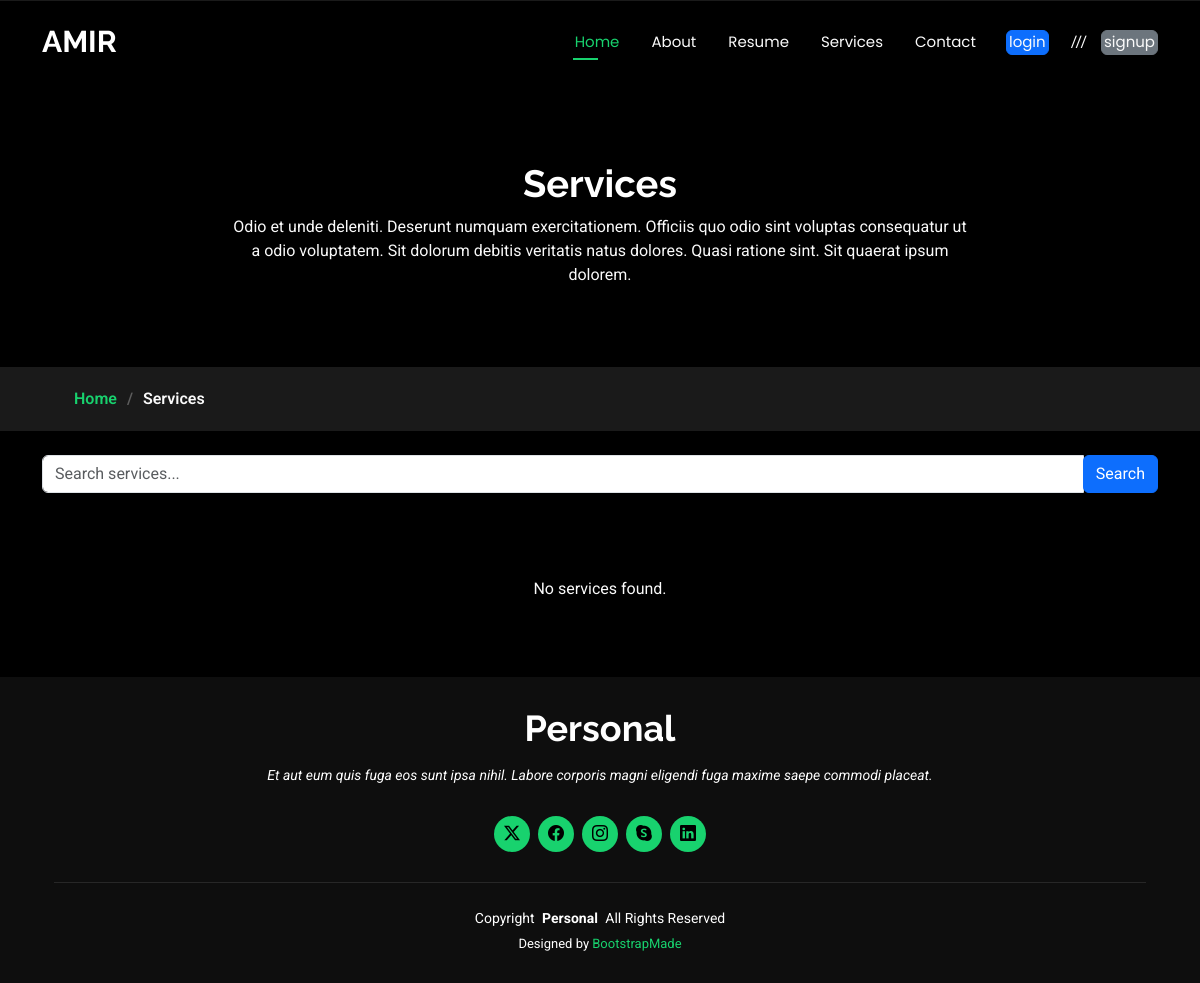
/services/, run on an earlier commit of the app's database.
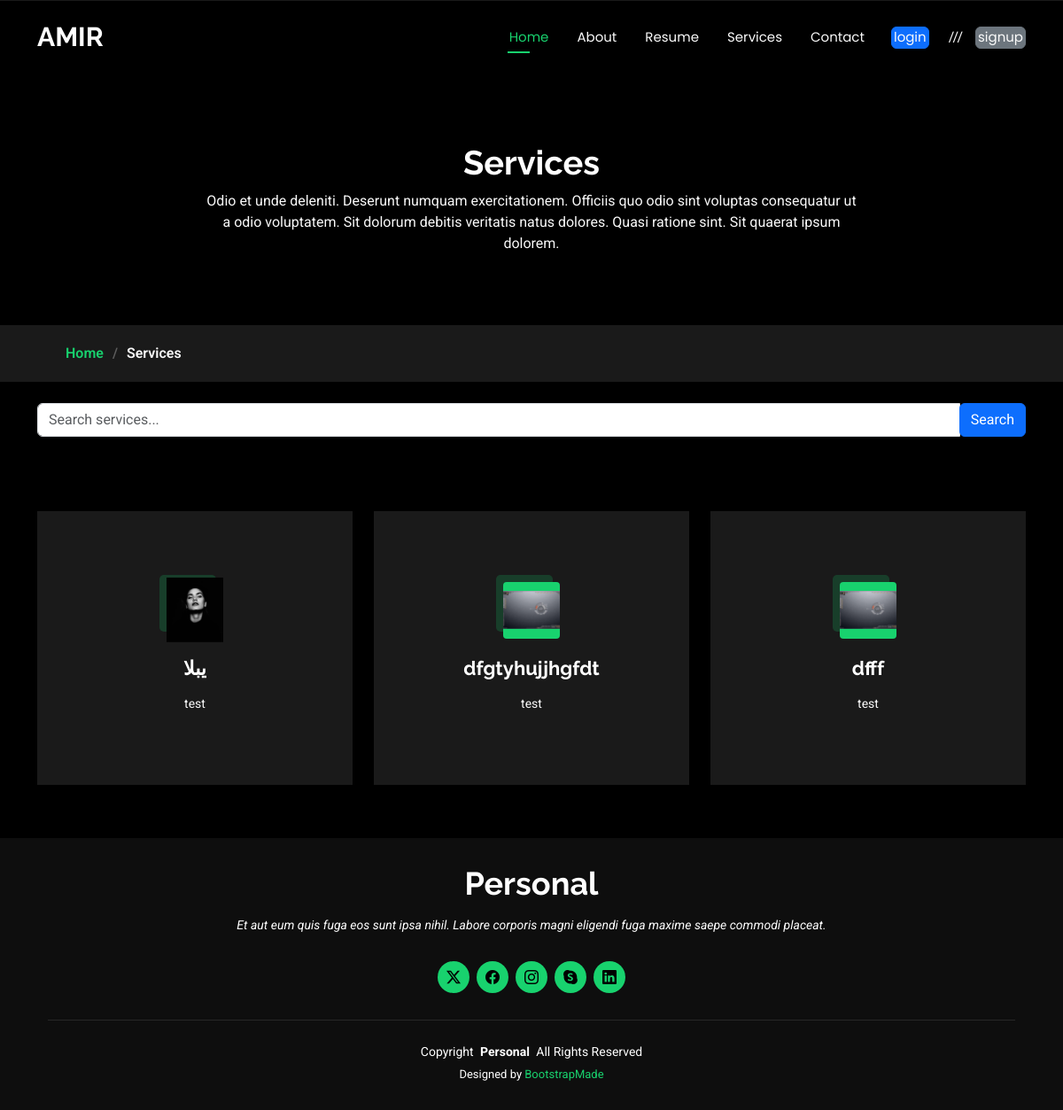
And on a later commit of the database.
### root/models.py (models this page shows, shortened)
class Service(models.Model):
    name = models.CharField(max_length=100)
    scheduled = models.DateTimeField(default=timezone.now)
    content = models.TextField(default="test")
    name_servise = models.CharField(max_length=100, default="Default Service ")
    about_content = models.TextField(default="test")
    image = models.ImageField(upload_to='services', default='services/default.jpg')
    Edelectus_content_name = models.TextField(default="test")
    Edelectus_content_Description = models.TextField(default="test")
    Temporibus_content_name = models.TextField(default="test")
    Temporibus_content_Description = models.TextField(default="test")
    Feature_content = models.TextField(default="test")
    Description_content_name = models.TextField(default="test")
    Description_content_Description = models.TextField(default="test")
    status = models.BooleanField(default=False)
    created_at = models.DateTimeField(auto_now_add=True)
    updated_at = models.DateTimeField(auto_now=True)
    class Meta:
        ordering = ('created_at',)

### root/views.py (the view)
# urls.py: path('services/', services, name='services'),
def services(request):
    query = request.GET.get('q')
    services = Service.objects.filter(name__icontains=query) if query else Service.objects.all()
    return render(request, 'root/services.html', {'services': services})

### templates/root/services.html (shortened to what the changed rows need)
{% load static %}
<!DOCTYPE html>
<html lang="en">
<head>
  <link href="{% static 'assets/vendor/bootstrap/css/bootstrap.min.css' %}" rel="stylesheet">
  <link href="{% static 'assets/vendor/bootstrap-icons/bootstrap-icons.css' %}" rel="stylesheet">
  <link href="{% static 'assets/vendor/aos/aos.css' %}" rel="stylesheet">
  <link href="{% static 'assets/vendor/swiper/swiper-bundle.min.css' %}" rel="stylesheet">
  <link href="{% static 'assets/vendor/glightbox/css/glightbox.min.css' %}" rel="stylesheet">
  <link href="{% static 'assets/css/main.css' %}" rel="stylesheet">
</head>
<body class="index-page">
  <header id="header" class="header d-flex align-items-center fixed-top">
    <div class="container-fluid container-xl position-relative d-flex align-items-center justify-content-between">
      <a href="{% url 'root:home' %}" class="logo d-flex align-items-center">
        <h1 class="sitename">AMIR</h1>
      </a>
    </div>
  </header>
  <main class="main">
    <div class="page-title" data-aos="fade">
      <div class="heading">
        <div class="container">
          <div class="row d-flex justify-content-center text-center">
            <div class="col-lg-8">
              <h1>Services</h1>
            </div>
          </div>
        </div>
      </div>
    </div>
    <section id="services" class="services section">
      <div class="container">
        <div class="row gy-4">
          {% if services %}
            {% for service in services %}
              <div class="col-lg-4 col-md-6" data-aos="fade-up" data-aos-delay="100">
                <div class="service-item position-relative">
                  <div class="icon">
                    {% if service.image %}
                      <img src="{{ service.image.url }}" alt="{{ service.name }}" class="img-fluid">
                    {% else %}
                      <i class="bi bi-activity"></i>
                    {% endif %}
                  </div>
                  <a href="javascript:void(0);" onclick="showServiceDetails(
                    '{{ service.name }}',
                    '{{ service.content }}',
                    '{{ service.image.url }}',
                    '{{ service.about_content }}',
                    '{{ service.Edelectus_content_name }}',
                    '{{ service.Edelectus_content_Description }}',
                    '{{ service.Temporibus_content_name }}',
                    '{{ service.Temporibus_content_Description }}',
                    '{{ service.Feature_content }}',
                    '{{ service.Description_content_name }}',
                    '{{ service.Description_content_Description }}'
                  )" class="stretched-link">
                    <h3>{{ service.name }}</h3>
                  </a>
                  <p>{{ service.content|truncatewords:20 }}</p>
                </div>
              </div>
            {% endfor %}
          {% else %}
            <div class="col-12">
              <p class="text-center">No services found.</p>
            </div>
          {% endif %}
        </div>
      </div>
    </section>
  </main>
</body>
</html>

What changed in the data, as far as the page shows it:
added Service: image (picture), name "یبلا", content "test"
added Service: image (placeholder picture), name "dfgtyhujjhgfdt", content "test"
added Service: image (placeholder picture), name "dfff", content "test"
Also different on the page:
text no longer shown: "No services found."
